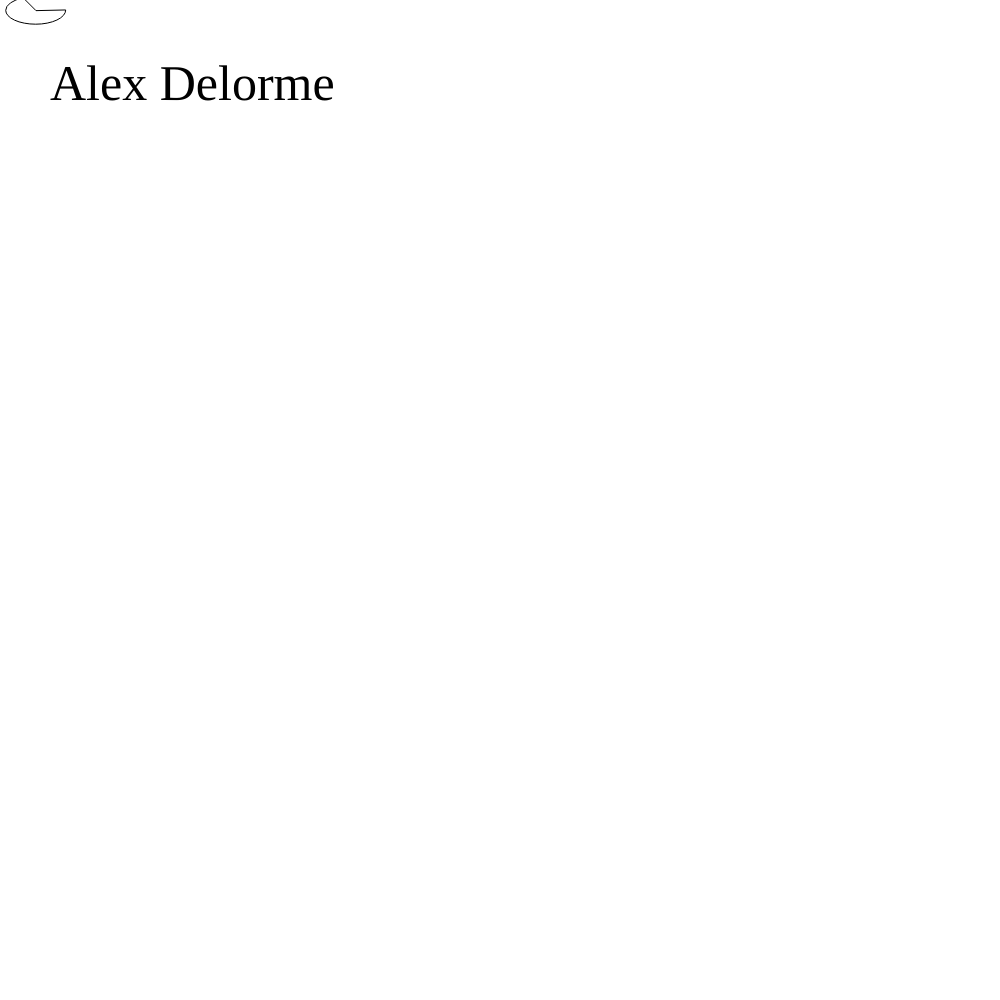
Frame 1 (no input)
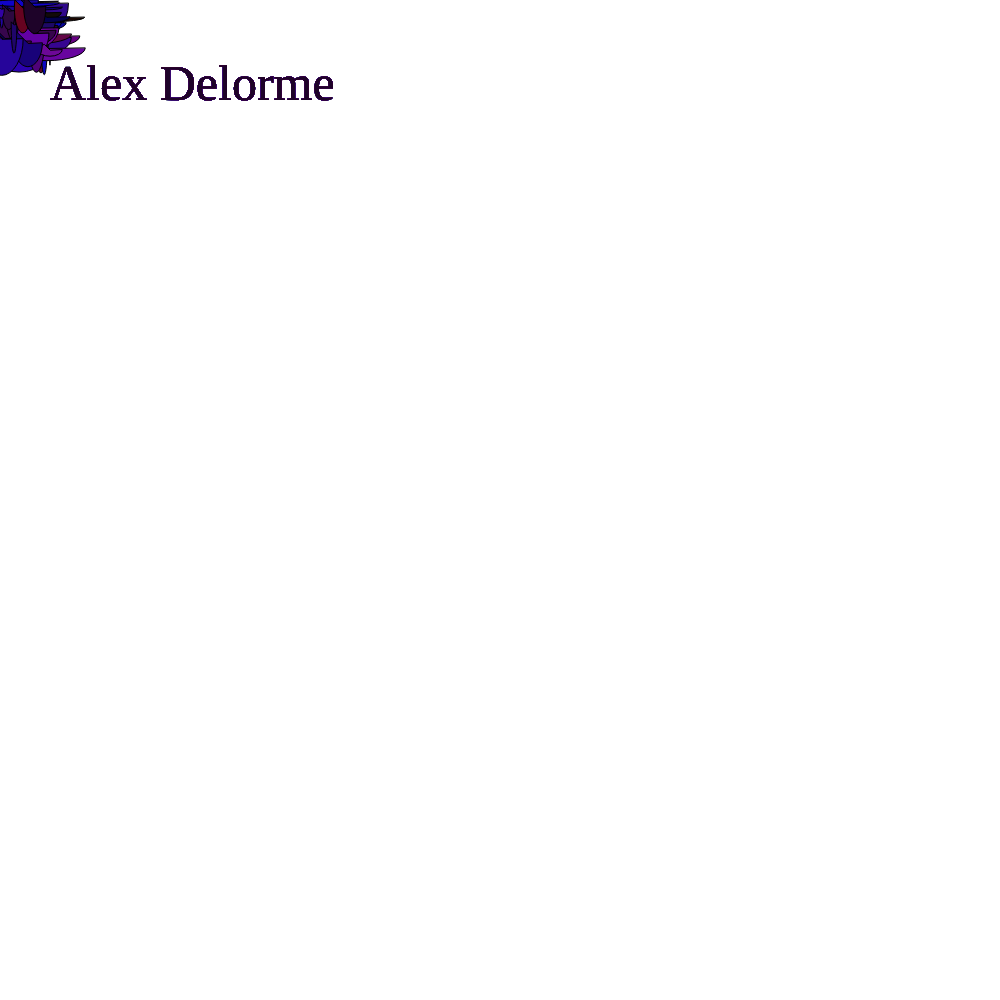
Frame 60 (no input)
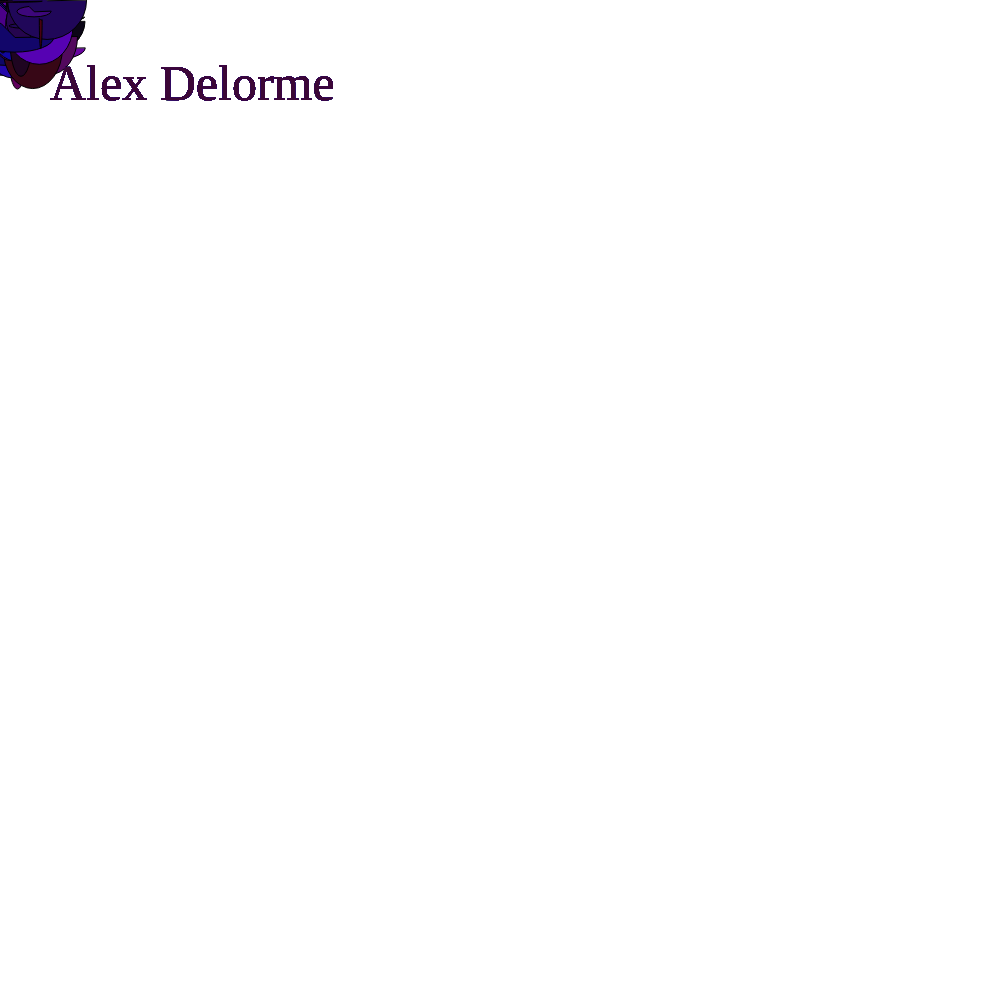
Frame 120 (the mouse pressed at the canvas centre since frame 60)

The p5.js sketch that drew these frames (run headless with seeded random() and noise() and a simulated clock; from frame 60 on, the mouse is pressed at the canvas centre):

// p5.js sketch
// ── sketch.js
// Primitve Paint
// Alex Delorme
// 2/14/2019
//
// Extra for Experts:
// - Did no extra work for experts
function setup() {
  createCanvas(1000, 1000);
}
// Just A Canvas

function draw() {
  //background(0, 0, 0);
  keyTyped();
  textSize(50);
  textFont("Georgia");
  text("Alex Delorme", 50, 100);
  fill(random(110), random(10), random(204));
}
//Background and name information

function keyTyped(){
  if (key === "a") {
    fill(112, 40, 255);
    rect(mouseX, mouseY, 50, 100);
  }
  if (key === "s") {
    fill(112, 40, 255);
    ellipse(mouseX, mouseY, 200, 100);
  }
  if (key === "d"){
    fill(112, 40, 255);
    quad(mouseX, mouseY, mouseX -25, mouseY +25, mouseX, mouseY +50, mouseX +25, mouseY +25);
  }
  if(key === " "){
    background(0);
  }
  arc(random(50), random(50), random(80), random(80), random(0), PI + QUARTER_PI, PIE);
}
//code that makes the key's function when press
//a animated arc for kicks and criteriaS
